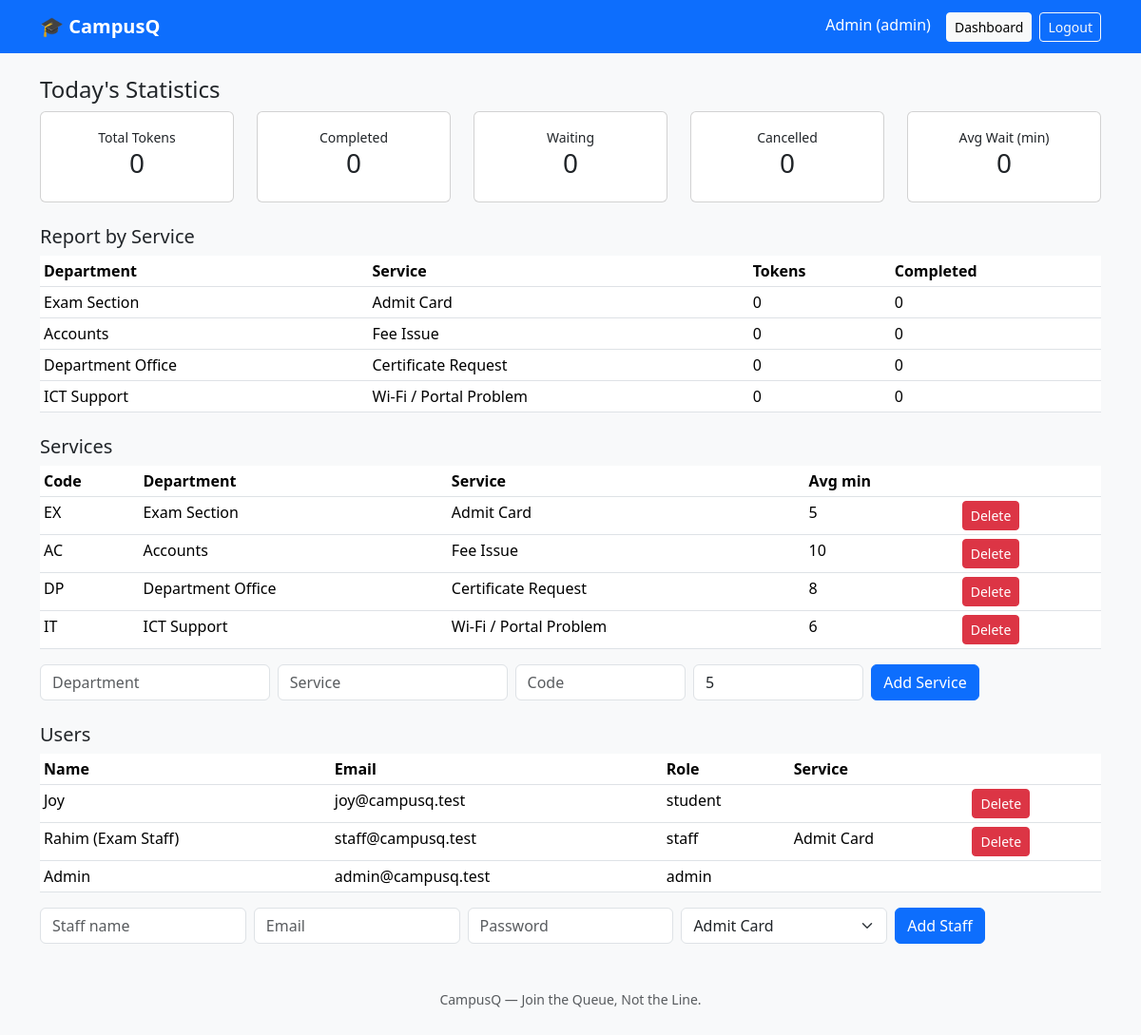
/admin.php (signed in), run on the app's committed database.
### tables this page shows
CREATE TABLE users(id INT AUTO_INCREMENT PRIMARY KEY, name VARCHAR(80), email VARCHAR(100) UNIQUE, password VARCHAR(255), role ENUM('student','staff','admin') DEFAULT 'student', service_id INT NULL, FOREIGN KEY(service_id) REFERENCES services(id) ON DELETE SET NULL);

CREATE TABLE services(id INT AUTO_INCREMENT PRIMARY KEY, department VARCHAR(60), name VARCHAR(80), code VARCHAR(4), avg_min INT DEFAULT 5);

### admin.php (the view, shortened to what this page needs)
<?php require 'inc.php'; need('admin');
$st=q("SELECT COUNT(*) total,SUM(status='done') done,SUM(status='waiting') waiting,SUM(status='cancelled') cancelled,AVG(TIMESTAMPDIFF(MINUTE,created_at,served_at)) wait FROM queue WHERE qdate=CURDATE()")->fetch();
$svs=q("SELECT * FROM services")->fetchAll();$us=q("SELECT u.*,s.name sn FROM users u LEFT JOIN services s ON s.id=u.service_id ORDER BY role,id")->fetchAll();
$rep=q("SELECT s.department,s.name,COUNT(q.id) t,SUM(q.status='done') d FROM services s LEFT JOIN queue q ON q.service_id=s.id AND q.qdate=CURDATE() GROUP BY s.id")->fetchAll();
top(); ?>
<h4>Today's Statistics</h4><div class="row text-center mb-4"><?php foreach([['Total Tokens',$st['total']],['Completed',$st['done']],['Waiting',$st['waiting']],['Cancelled',$st['cancelled']],['Avg Wait (min)',round($st['wait']??0)]] as $c):?><div class="col"><div class="card card-body"><small><?=$c[0]?></small><h3><?=(int)$c[1]?></h3></div></div><?php endforeach;?></div>
<h5>Report by Service</h5><table class="table table-sm bg-white"><tr><th>Department</th><th>Service</th><th>Tokens</th><th>Completed</th></tr><?php foreach($rep as $r):?><tr><td><?=h($r['department'])?></td><td><?=h($r['name'])?></td><td><?=$r['t']?></td><td><?=(int)$r['d']?></td></tr><?php endforeach;?></table>
<h5 class="mt-4">Services</h5><table class="table table-sm bg-white"><tr><th>Code</th><th>Department</th><th>Service</th><th>Avg min</th><th></th></tr><?php foreach($svs as $s):?><tr><td><?=h($s['code'])?></td><td><?=h($s['department'])?></td><td><?=h($s['name'])?></td><td><?=$s['avg_min']?></td><td><form method="post" onsubmit="return confirm('Delete?')"><input type="hidden" name="id" value="<?=$s['id']?>"><button name="a" value="delsv" class="btn btn-sm btn-danger">Delete</button></form></td></tr><?php endforeach;?></table>
<form method="post" class="row g-2 mb-4"><input type="hidden" name="a" value="addsv"><div class="col"><input class="form-control" name="department" placeholder="Department" required></div><div class="col"><input class="form-control" name="name" placeholder="Service" required></div><div class="col-2"><input class="form-control" name="code" placeholder="Code" required></div><div class="col-2"><input class="form-control" type="number" name="avg_min" value="5"></div><div class="col"><button class="btn btn-primary">Add Service</button></div></form>
<h5>Users</h5><table class="table table-sm bg-white"><tr><th>Name</th><th>Email</th><th>Role</th><th>Service</th><th></th></tr><?php foreach($us as $u):?><tr><td><?=h($u['name'])?></td><td><?=h($u['email'])?></td><td><?=$u['role']?></td><td><?=h($u['sn'])?></td><td><?php if($u['role']!='admin'):?><form method="post" onsubmit="return confirm('Delete?')"><input type="hidden" name="id" value="<?=$u['id']?>"><button name="a" value="deluser" class="btn btn-sm btn-danger">Delete</button></form><?php endif;?></td></tr><?php endforeach;?></table>
<form method="post" class="row g-2"><input type="hidden" name="a" value="addstaff"><div class="col"><input class="form-control" name="name" placeholder="Staff name" required></div><div class="col"><input class="form-control" type="email" name="email" placeholder="Email" required></div><div class="col"><input class="form-control" name="password" placeholder="Password" required></div><div class="col"><select class="form-select" name="service_id"><?php foreach($svs as $s)echo "<option value='{$s['id']}'>".h($s['name'])."</option>";?></select></div><div class="col"><button class="btn btn-primary">Add Staff</button></div></form>
<?php bottom();

### inc.php (shortened to what this page needs)
<?php
$db=new PDO('mysql:host=localhost;dbname=campusq;charset=utf8mb4','root','',[PDO::ATTR_ERRMODE=>PDO::ERRMODE_EXCEPTION,PDO::ATTR_DEFAULT_FETCH_MODE=>PDO::FETCH_ASSOC]);
function q($s,$p=[]){global $db;$r=$db->prepare($s);$r->execute($p);return $r;}
function h($s){return htmlspecialchars((string)$s);}
function top($refresh=false){$u=$_SESSION['u']??null;$r=$u['role']??'';
echo '<!doctype html><html><head><meta charset="utf-8"><meta name="viewport" content="width=device-width,initial-scale=1"><title>CampusQ</title>'.($refresh?'<meta http-equiv="refresh" content="10">':'').'<link href="https://cdn.jsdelivr.net/npm/bootstrap@5.3.3/dist/css/bootstrap.min.css" rel="stylesheet"></head><body class="bg-light"><nav class="navbar navbar-dark bg-primary mb-4"><div class="container"><a class="navbar-brand fw-bold" href="index.php">🎓 CampusQ</a><div>';
if($u){echo "<span class='text-white me-3'>".h($u['name'])." ($r)</span><a class='btn btn-light btn-sm me-2' href='$r.php'>Dashboard</a><a class='btn btn-outline-light btn-sm' href='logout.php'>Logout</a>";}
else echo '<a class="btn btn-light btn-sm me-2" href="login.php">Login</a><a class="btn btn-outline-light btn-sm" href="register.php">Register</a>';
echo '</div></div></nav><div class="container">';}
function bottom(){echo '</div><footer class="text-center text-muted my-5 small">CampusQ — Join the Queue, Not the Line.</footer></body></html>';}

### data on the page
users: name "Admin", role "admin", email "admin@campusq.test"
services: code "EX", department "Exam Section", name "Admit Card", avg_min "5"
services: code "AC", department "Accounts", name "Fee Issue", avg_min "10"
services: code "DP", department "Department Office", name "Certificate Request", avg_min "8"
services: code "IT", department "ICT Support", name "Wi-Fi / Portal Problem", avg_min "6"
users: name "Joy", email "joy@campusq.test", role "student"
users: name "Rahim (Exam Staff)", email "staff@campusq.test", role "staff", service.name "Admit Card"

### other printed values
$c[0] "Total Tokens"
$c[1] "0"
$c[0] "Completed"
$c[0] "Waiting"
$c[0] "Cancelled"
$c[0] "Avg Wait (min)"
$r['department'] "Exam Section"
$r['name'] "Admit Card"
$r['t'] "0"
$r['d'] "0"
$r['department'] "Accounts"
$r['name'] "Fee Issue"
$r['department'] "Department Office"
$r['name'] "Certificate Request"
$r['department'] "ICT Support"
